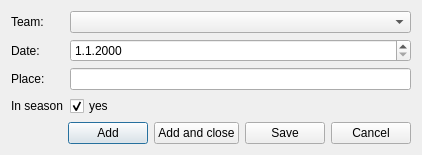
<?xml version="1.0" encoding="UTF-8"?>
<ui version="4.0">
 <class>AddTournamentDlg</class>
 <widget class="QDialog" name="AddTournamentDlg">
  <property name="geometry">
   <rect>
    <x>0</x>
    <y>0</y>
    <width>422</width>
    <height>139</height>
   </rect>
  </property>
  <property name="sizePolicy">
   <sizepolicy hsizetype="Minimum" vsizetype="Minimum">
    <horstretch>0</horstretch>
    <verstretch>0</verstretch>
   </sizepolicy>
  </property>
  <property name="windowTitle">
   <string>Add tournament</string>
  </property>
  <property name="windowIcon">
   <iconset resource="../resources.qrc">
    <normaloff>:/icons/icons/floco-128.png</normaloff>:/icons/icons/floco-128.png</iconset>
  </property>
  <layout class="QVBoxLayout" name="verticalLayout">
   <item>
    <layout class="QFormLayout" name="formLayout">
     <item row="0" column="0">
      <widget class="QLabel" name="label">
       <property name="text">
        <string>Team:</string>
       </property>
      </widget>
     </item>
     <item row="0" column="1">
      <widget class="QComboBox" name="comboBox"/>
     </item>
     <item row="1" column="0">
      <widget class="QLabel" name="label_2">
       <property name="text">
        <string>Date:</string>
       </property>
      </widget>
     </item>
     <item row="1" column="1">
      <widget class="QDateEdit" name="dateEdit">
       <property name="displayFormat">
        <string>d.M.yyyy</string>
       </property>
      </widget>
     </item>
     <item row="2" column="0">
      <widget class="QLabel" name="label_3">
       <property name="text">
        <string>Place:</string>
       </property>
      </widget>
     </item>
     <item row="2" column="1">
      <widget class="QLineEdit" name="editPlace"/>
     </item>
     <item row="3" column="0">
      <widget class="QLabel" name="label_4">
       <property name="text">
        <string>In season</string>
       </property>
      </widget>
     </item>
     <item row="3" column="1">
      <widget class="QCheckBox" name="checkBox">
       <property name="text">
        <string>yes</string>
       </property>
       <property name="checked">
        <bool>true</bool>
       </property>
      </widget>
     </item>
    </layout>
   </item>
   <item>
    <layout class="QHBoxLayout" name="horizontalLayout">
     <item>
      <spacer name="horizontalSpacer">
       <property name="orientation">
        <enum>Qt::Horizontal</enum>
       </property>
       <property name="sizeHint" stdset="0">
        <size>
         <width>40</width>
         <height>20</height>
        </size>
       </property>
      </spacer>
     </item>
     <item>
      <widget class="QPushButton" name="btnAdd">
       <property name="text">
        <string>Add</string>
       </property>
       <property name="icon">
        <iconset resource="../resources.qrc">
         <normaloff>:/icons/icons/add-22.png</normaloff>:/icons/icons/add-22.png</iconset>
       </property>
       <property name="iconSize">
        <size>
         <width>16</width>
         <height>16</height>
        </size>
       </property>
      </widget>
     </item>
     <item>
      <widget class="QPushButton" name="btnAddAndClose">
       <property name="text">
        <string>Add and close</string>
       </property>
       <property name="icon">
        <iconset resource="../resources.qrc">
         <normaloff>:/icons/icons/add-22.png</normaloff>:/icons/icons/add-22.png</iconset>
       </property>
       <property name="iconSize">
        <size>
         <width>16</width>
         <height>16</height>
        </size>
       </property>
      </widget>
     </item>
     <item>
      <widget class="QPushButton" name="btnSave">
       <property name="text">
        <string>Save</string>
       </property>
       <property name="icon">
        <iconset resource="../resources.qrc">
         <normaloff>:/icons/icons/save-22.png</normaloff>:/icons/icons/save-22.png</iconset>
       </property>
      </widget>
     </item>
     <item>
      <widget class="QPushButton" name="btnCancel">
       <property name="text">
        <string>Cancel</string>
       </property>
       <property name="icon">
        <iconset resource="../resources.qrc">
         <normaloff>:/icons/icons/cancel-22.png</normaloff>:/icons/icons/cancel-22.png</iconset>
       </property>
      </widget>
     </item>
    </layout>
   </item>
  </layout>
 </widget>
 <resources>
  <include location="../resources.qrc"/>
 </resources>
 <connections>
  <connection>
   <sender>btnCancel</sender>
   <signal>clicked()</signal>
   <receiver>AddTournamentDlg</receiver>
   <slot>close()</slot>
   <hints>
    <hint type="sourcelabel">
     <x>371</x>
     <y>121</y>
    </hint>
    <hint type="destinationlabel">
     <x>210</x>
     <y>69</y>
    </hint>
   </hints>
  </connection>
 </connections>
</ui>
